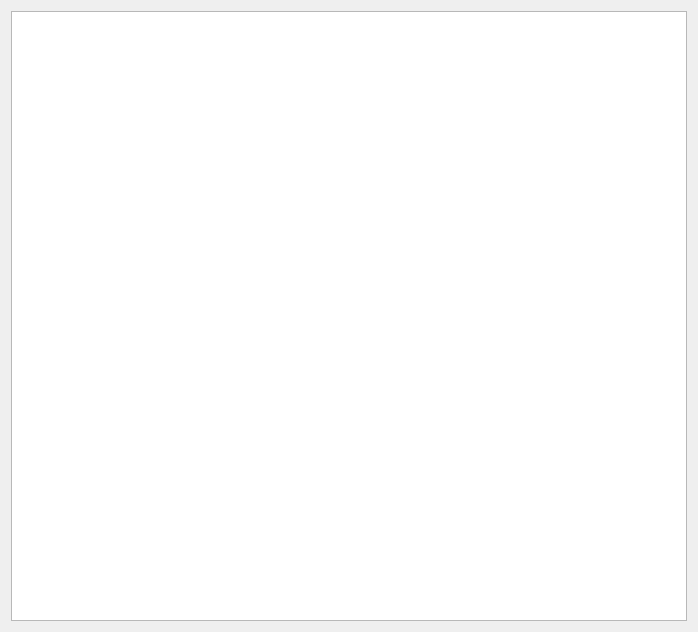
<?xml version="1.0" encoding="UTF-8"?>
<ui version="4.0">
 <class>CCPDF_LinkWidget</class>
 <widget class="QWidget" name="CCPDF_LinkWidget">
  <property name="geometry">
   <rect>
    <x>0</x>
    <y>0</y>
    <width>698</width>
    <height>632</height>
   </rect>
  </property>
  <property name="windowTitle">
   <string>Form</string>
  </property>
  <layout class="QVBoxLayout" name="verticalLayout">
   <item>
    <widget class="QListView" name="linkListView">
     <property name="editTriggers">
      <set>QAbstractItemView::NoEditTriggers</set>
     </property>
    </widget>
   </item>
  </layout>
 </widget>
 <resources/>
 <connections/>
</ui>
